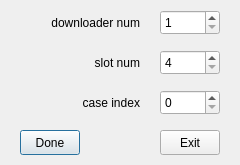
<?xml version="1.0" encoding="UTF-8"?>
<ui version="4.0">
 <class>MyDialog</class>
 <widget class="QDialog" name="MyDialog">
  <property name="geometry">
   <rect>
    <x>0</x>
    <y>0</y>
    <width>240</width>
    <height>165</height>
   </rect>
  </property>
  <property name="windowTitle">
   <string>Dialog</string>
  </property>
  <widget class="QPushButton" name="enterButton">
   <property name="geometry">
    <rect>
     <x>20</x>
     <y>130</y>
     <width>60</width>
     <height>25</height>
    </rect>
   </property>
   <property name="text">
    <string>Done</string>
   </property>
  </widget>
  <widget class="QPushButton" name="exitButton">
   <property name="geometry">
    <rect>
     <x>160</x>
     <y>130</y>
     <width>60</width>
     <height>25</height>
    </rect>
   </property>
   <property name="text">
    <string>Exit</string>
   </property>
  </widget>
  <widget class="QSpinBox" name="snSpinBox">
   <property name="geometry">
    <rect>
     <x>160</x>
     <y>50</y>
     <width>60</width>
     <height>25</height>
    </rect>
   </property>
   <property name="minimum">
    <number>4</number>
   </property>
   <property name="maximum">
    <number>12</number>
   </property>
   <property name="singleStep">
    <number>2</number>
   </property>
  </widget>
  <widget class="QSpinBox" name="dlnSpinBox">
   <property name="geometry">
    <rect>
     <x>160</x>
     <y>10</y>
     <width>60</width>
     <height>25</height>
    </rect>
   </property>
   <property name="minimum">
    <number>1</number>
   </property>
   <property name="value">
    <number>1</number>
   </property>
  </widget>
  <widget class="QLabel" name="dlLabel">
   <property name="geometry">
    <rect>
     <x>20</x>
     <y>10</y>
     <width>120</width>
     <height>25</height>
    </rect>
   </property>
   <property name="text">
    <string>downloader num</string>
   </property>
   <property name="alignment">
    <set>Qt::AlignRight|Qt::AlignTrailing|Qt::AlignVCenter</set>
   </property>
  </widget>
  <widget class="QLabel" name="snLabel">
   <property name="geometry">
    <rect>
     <x>60</x>
     <y>50</y>
     <width>80</width>
     <height>25</height>
    </rect>
   </property>
   <property name="text">
    <string>slot num</string>
   </property>
   <property name="alignment">
    <set>Qt::AlignRight|Qt::AlignTrailing|Qt::AlignVCenter</set>
   </property>
  </widget>
  <widget class="QLabel" name="ciLabel">
   <property name="geometry">
    <rect>
     <x>60</x>
     <y>90</y>
     <width>80</width>
     <height>25</height>
    </rect>
   </property>
   <property name="text">
    <string>case index</string>
   </property>
   <property name="alignment">
    <set>Qt::AlignRight|Qt::AlignTrailing|Qt::AlignVCenter</set>
   </property>
  </widget>
  <widget class="QSpinBox" name="ciSpinBox">
   <property name="geometry">
    <rect>
     <x>160</x>
     <y>90</y>
     <width>60</width>
     <height>25</height>
    </rect>
   </property>
  </widget>
 </widget>
 <resources/>
 <connections>
  <connection>
   <sender>exitButton</sender>
   <signal>clicked()</signal>
   <receiver>MyDialog</receiver>
   <slot>close()</slot>
   <hints>
    <hint type="sourcelabel">
     <x>133</x>
     <y>167</y>
    </hint>
    <hint type="destinationlabel">
     <x>180</x>
     <y>202</y>
    </hint>
   </hints>
  </connection>
 </connections>
</ui>
